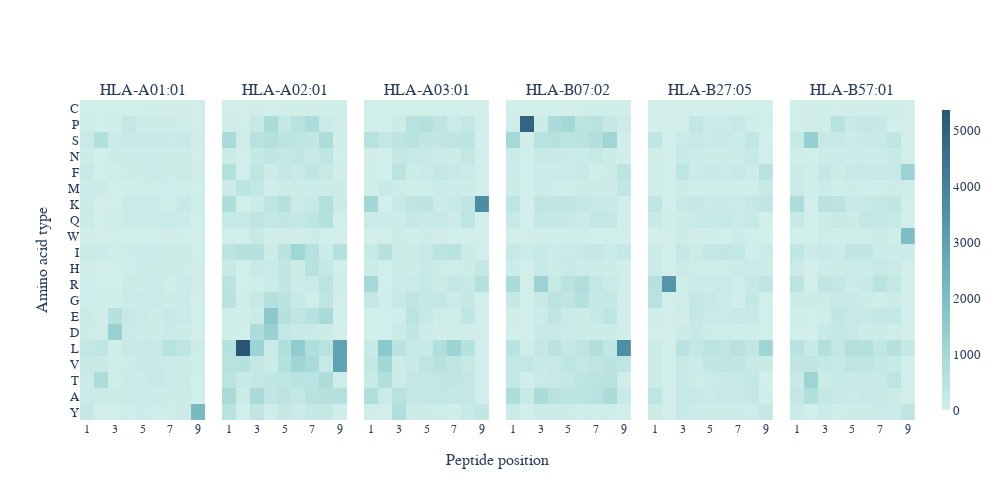

The notebook cell this image was saved under:
### Code cell
iplot(fig, image='svg', filename='fold3_other_new', image_width=1000, image_height=500)

### Figure 1 — Plotly figure (JSON) as saved in the notebook; plotly's stock layout.template omitted (floating-point values rounded to 4 significant figures; data arrays with more than 128 entries replaced by an {"elided": "..."} marker saying what was removed)
{"data": [{"coloraxis": "coloraxis", "colorscale": [[0, "rgb(209, 238, 234)"], [0.1667, "rgb(168, 219, 217)"], [0.3333, "rgb(133, 196, 201)"], [0.5, "rgb(104, 171, 184)"], [0.6667, "rgb(79, 144, 166)"], [0.8333, "rgb(59, 115, 143)"], [1, "rgb(42, 86, 116)"]], "hoverongaps": false, "type": "heatmap", "x": ["1", "2", "3", "4", "5", "6", "7", "8", "9"], "xaxis": "x", "y": ["Y", "A", "T", "V", "L", "D", "E", "G", "R", "H", "I", "W", "Q", "K", "M", "F", "N", "S", "P", "C"], "yaxis": "y", "z": {"elided": "20x9 float values"}}, {"coloraxis": "coloraxis", "colorscale": [[0, "rgb(209, 238, 234)"], [0.1667, "rgb(168, 219, 217)"], [0.3333, "rgb(133, 196, 201)"], [0.5, "rgb(104, 171, 184)"], [0.6667, "rgb(79, 144, 166)"], [0.8333, "rgb(59, 115, 143)"], [1, "rgb(42, 86, 116)"]], "hoverongaps": false, "type": "heatmap", "x": ["1", "2", "3", "4", "5", "6", "7", "8", "9"], "xaxis": "x2", "y": ["Y", "A", "T", "V", "L", "D", "E", "G", "R", "H", "I", "W", "Q", "K", "M", "F", "N", "S", "P", "C"], "yaxis": "y2", "z": {"elided": "20x9 float values"}}, {"coloraxis": "coloraxis", "colorscale": [[0, "rgb(209, 238, 234)"], [0.1667, "rgb(168, 219, 217)"], [0.3333, "rgb(133, 196, 201)"], [0.5, "rgb(104, 171, 184)"], [0.6667, "rgb(79, 144, 166)"], [0.8333, "rgb(59, 115, 143)"], [1, "rgb(42, 86, 116)"]], "hoverongaps": false, "type": "heatmap", "x": ["1", "2", "3", "4", "5", "6", "7", "8", "9"], "xaxis": "x3", "y": ["Y", "A", "T", "V", "L", "D", "E", "G", "R", "H", "I", "W", "Q", "K", "M", "F", "N", "S", "P", "C"], "yaxis": "y3", "z": {"elided": "20x9 float values"}}, {"coloraxis": "coloraxis", "colorscale": [[0, "rgb(209, 238, 234)"], [0.1667, "rgb(168, 219, 217)"], [0.3333, "rgb(133, 196, 201)"], [0.5, "rgb(104, 171, 184)"], [0.6667, "rgb(79, 144, 166)"], [0.8333, "rgb(59, 115, 143)"], [1, "rgb(42, 86, 116)"]], "hoverongaps": false, "type": "heatmap", "x": ["1", "2", "3", "4", "5", "6", "7", "8", "9"], "xaxis": "x4", "y": ["Y", "A", "T", "V", "L", "D", "E", "G", "R", "H", "I", "W", "Q", "K", "M", "F", "N", "S", "P", "C"], "yaxis": "y4", "z": {"elided": "20x9 float values"}}, {"coloraxis": "coloraxis", "colorscale": [[0, "rgb(209, 238, 234)"], [0.1667, "rgb(168, 219, 217)"], [0.3333, "rgb(133, 196, 201)"], [0.5, "rgb(104, 171, 184)"], [0.6667, "rgb(79, 144, 166)"], [0.8333, "rgb(59, 115, 143)"], [1, "rgb(42, 86, 116)"]], "hoverongaps": false, "type": "heatmap", "x": ["1", "2", "3", "4", "5", "6", "7", "8", "9"], "xaxis": "x5", "y": ["Y", "A", "T", "V", "L", "D", "E", "G", "R", "H", "I", "W", "Q", "K", "M", "F", "N", "S", "P", "C"], "yaxis": "y5", "z": {"elided": "20x9 float values"}}, {"coloraxis": "coloraxis", "colorscale": [[0, "rgb(209, 238, 234)"], [0.1667, "rgb(168, 219, 217)"], [0.3333, "rgb(133, 196, 201)"], [0.5, "rgb(104, 171, 184)"], [0.6667, "rgb(79, 144, 166)"], [0.8333, "rgb(59, 115, 143)"], [1, "rgb(42, 86, 116)"]], "hoverongaps": false, "type": "heatmap", "x": ["1", "2", "3", "4", "5", "6", "7", "8", "9"], "xaxis": "x6", "y": ["Y", "A", "T", "V", "L", "D", "E", "G", "R", "H", "I", "W", "Q", "K", "M", "F", "N", "S", "P", "C"], "yaxis": "y6", "z": {"elided": "20x9 float values"}}], "layout": {"annotations": [{"font": {"size": 16}, "showarrow": false, "text": "HLA-A01:01", "x": 0.075, "xanchor": "center", "xref": "paper", "y": 1, "yanchor": "bottom", "yref": "paper"}, {"font": {"size": 16}, "showarrow": false, "text": "HLA-A02:01", "x": 0.245, "xanchor": "center", "xref": "paper", "y": 1, "yanchor": "bottom", "yref": "paper"}, {"font": {"size": 16}, "showarrow": false, "text": "HLA-A03:01", "x": 0.415, "xanchor": "center", "xref": "paper", "y": 1, "yanchor": "bottom", "yref": "paper"}, {"font": {"size": 16}, "showarrow": false, "text": "HLA-B07:02", "x": 0.585, "xanchor": "center", "xref": "paper", "y": 1, "yanchor": "bottom", "yref": "paper"}, {"font": {"size": 16}, "showarrow": false, "text": "HLA-B27:05", "x": 0.755, "xanchor": "center", "xref": "paper", "y": 1, "yanchor": "bottom", "yref": "paper"}, {"font": {"size": 16}, "showarrow": false, "text": "HLA-B57:01", "x": 0.925, "xanchor": "center", "xref": "paper", "y": 1, "yanchor": "bottom", "yref": "paper"}, {"font": {"size": 16}, "showarrow": false, "text": "Peptide position", "x": 0.5, "xanchor": "center", "xref": "paper", "y": 0, "yanchor": "top", "yref": "paper", "yshift": -30}], "coloraxis": {"colorbar": {"thickness": 8}, "colorscale": [[0, "rgb(209, 238, 234)"], [0.1667, "rgb(168, 219, 217)"], [0.3333, "rgb(133, 196, 201)"], [0.5, "rgb(104, 171, 184)"], [0.6667, "rgb(79, 144, 166)"], [0.8333, "rgb(59, 115, 143)"], [1, "rgb(42, 86, 116)"]]}, "font": {"family": "black", "size": 13}, "height": 500, "paper_bgcolor": "rgba(0,0,0,0)", "plot_bgcolor": "rgba(0,0,0,0)", "width": 1000, "xaxis": {"anchor": "y", "domain": [0, 0.15], "tickangle": 0, "tickfont": {"family": "black", "size": 12}}, "xaxis2": {"anchor": "y2", "domain": [0.17, 0.32], "tickangle": 0, "tickfont": {"family": "black", "size": 12}}, "xaxis3": {"anchor": "y3", "domain": [0.34, 0.49], "tickangle": 0, "tickfont": {"family": "black", "size": 12}}, "xaxis4": {"anchor": "y4", "domain": [0.51, 0.66], "tickangle": 0, "tickfont": {"family": "black", "size": 12}}, "xaxis5": {"anchor": "y5", "domain": [0.68, 0.83], "tickangle": 0, "tickfont": {"family": "black", "size": 12}}, "xaxis6": {"anchor": "y6", "domain": [0.85, 1], "tickangle": 0, "tickfont": {"family": "black", "size": 12}}, "yaxis": {"anchor": "x", "domain": [0, 1], "title": {"text": "Amino acid type"}}, "yaxis2": {"anchor": "x2", "domain": [0, 1], "matches": "y", "showticklabels": false}, "yaxis3": {"anchor": "x3", "domain": [0, 1], "matches": "y", "showticklabels": false}, "yaxis4": {"anchor": "x4", "domain": [0, 1], "matches": "y", "showticklabels": false}, "yaxis5": {"anchor": "x5", "domain": [0, 1], "matches": "y", "showticklabels": false}, "yaxis6": {"anchor": "x6", "domain": [0, 1], "matches": "y", "showticklabels": false}}}
